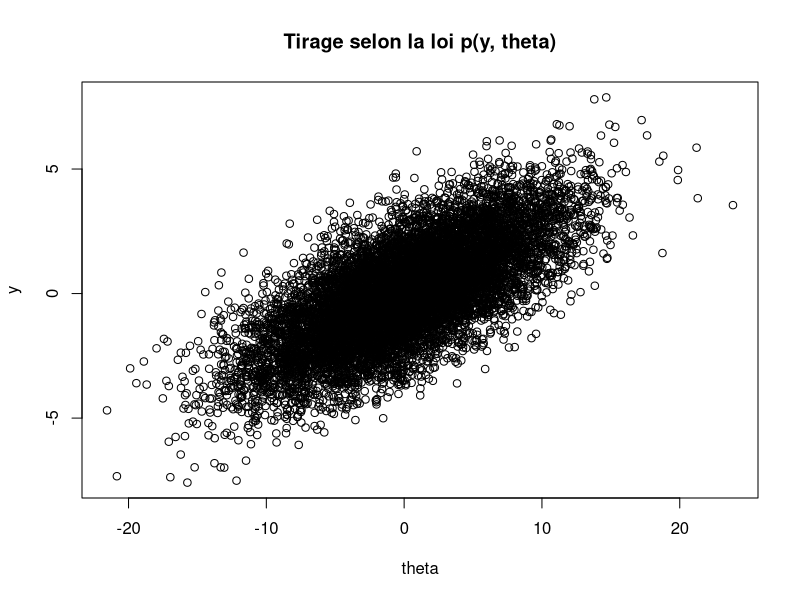
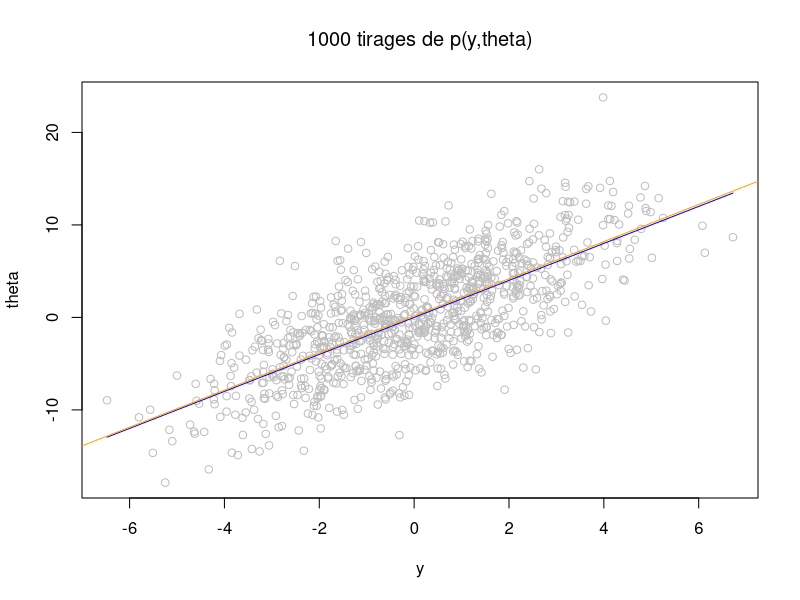
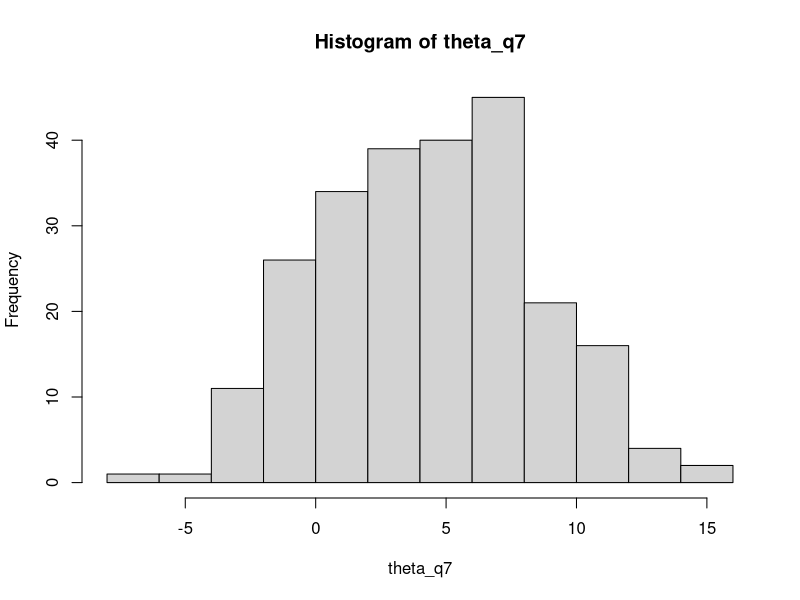

R code for these plots, in order: (Note: this script raises an error after producing the figures.)
N <- 10000
theta <- rnorm(N, mean = 0, sd = sqrt(32)) # simuler theta ~ N(0, 32)
y <- rnorm(N, mean = theta/4, sd = sqrt(2)) # simuler y|theta ~ N(theta/4, 2)
sim_data <- data.frame(theta = theta, y = y) 
plot(sim_data, main = "Tirage selon la loi p(y, theta)")



N <- 1000
theta <- rnorm(N, mean = 0, sd = sqrt(32)) # simuler theta ~ N(0, 32)
y <- rnorm(N, mean = theta/4, sd = sqrt(2)) # simuler y|theta ~ N(theta/4, 2)
sim_data <- data.frame(theta = theta, y = y) 
plot(y, theta, col = "grey",
     main = expression(paste("1000 tirages de p(y,theta)")))

curve(2*x, col = "blue", add = TRUE)
droite_rl <- lm(theta ~ y)
abline(droite_rl, col = "orange")


N <- 100000 
theta <- rnorm(N, mean = 0, sd = sqrt(32)) # simuler theta ~ N(0, 32)
y <- rnorm(N, mean = theta/4, sd = sqrt(2)) # simuler y|theta ~ N(theta/4, 2)
sim_data <- data.frame(theta = theta, y = y) 

theta_q7 <- theta[y<= 2.01 & y>=1.99]
hist(theta_q7)
mean(theta_q7)
sd(theta_q7)

n_iter <- 2000   # nombre total d'itérations
burn_in <- 1000  # nombre d'itérations éliminées pour "perdre la condition initiale"
theta <- numeric(n_iter)
y <- numeric(n)
theta[1] <- 0

for (t in 2:n_iter) {
  # Tirage de y_t | theta_{t-1}
  y[t] <- rnorm(1, mean = theta[t-1]/4, sd = sqrt(2))
  
  # Tirage de theta_t | y_t
  theta[t] <- rnorm(1, mean = y[t]*2, sd = sqrt(16))
}

# Supprimer les valeurs initiales (burn-in)
theta_post <- theta[(burn_in+1):n_iter]
y_post <- y[(burn_in+1):n_iter]

hist(theta_post)
hist(y_post)

mean(y_post)
mean(theta_post)
